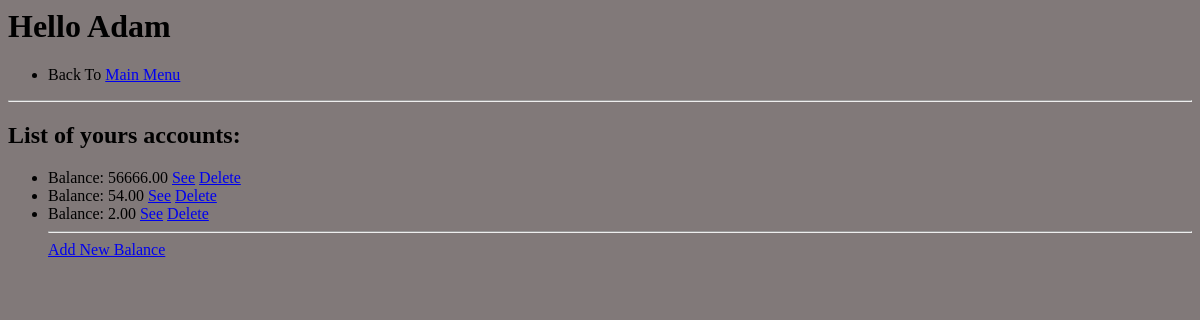
Page /user/2/ on the earlier database version.
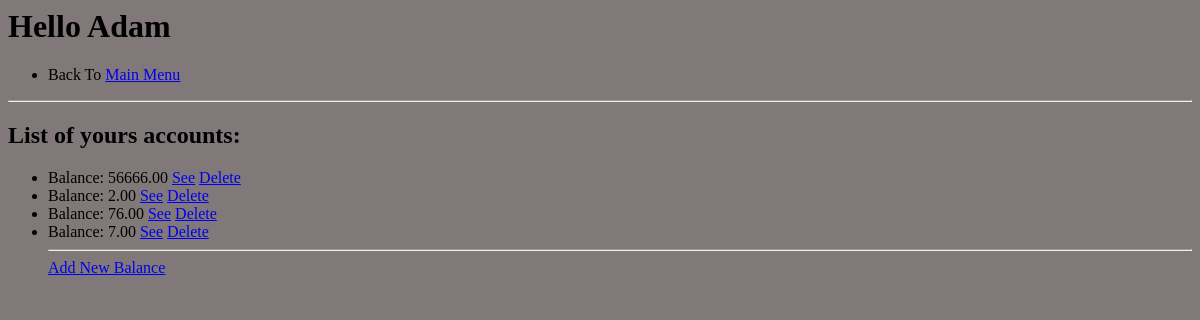
Same page on the later database version.
### financeApp/models.py (models this page shows)
class Money(models.Model):
    user = models.ForeignKey(User, on_delete=models.CASCADE)
    balance = models.DecimalField(decimal_places=2, max_digits=10, default=0)
    lastTransaction = models.DecimalField(decimal_places=2, max_digits=10, default=0)

### financeApp/views.py (the view)
# urls.py: path('user/<str:pk>/', userView, name='userView'),
def userView(request, pk):
    user = User.objects.get(id=pk)
    context = {'user': user}
    return render(request, 'financeApp/userView.html', context)

### financeApp/templates/financeApp/userView.html
<body style="background-color: rgb(129, 121, 121)"></body>
<h1>Hello {{user.name}}</h1>
<ul>
    <li>
        Back To
        <a href="{% url 'homeView' %}">Main Menu</a>
    </li>
</ul>
<hr>
<h2>List of yours accounts:</h2>
<ul>
    {% for money in user.money_set.all %}
        <li>
            Balance: {{money.balance}}
            <a href="{% url 'moneyView' pk=money.id%}">See</a>
            <a href="{% url 'deleteMoney' pk=money.id %}">Delete</a>
        </li>
    {% endfor %}
    <hr>
    <a href="{% url 'addMoney' pk=user.id%}">Add New Balance</a>
</ul>

Differences in the rows shown:
removed Money: balance "54.00"
added Money: balance "76.00"
added Money: balance "7.00"
